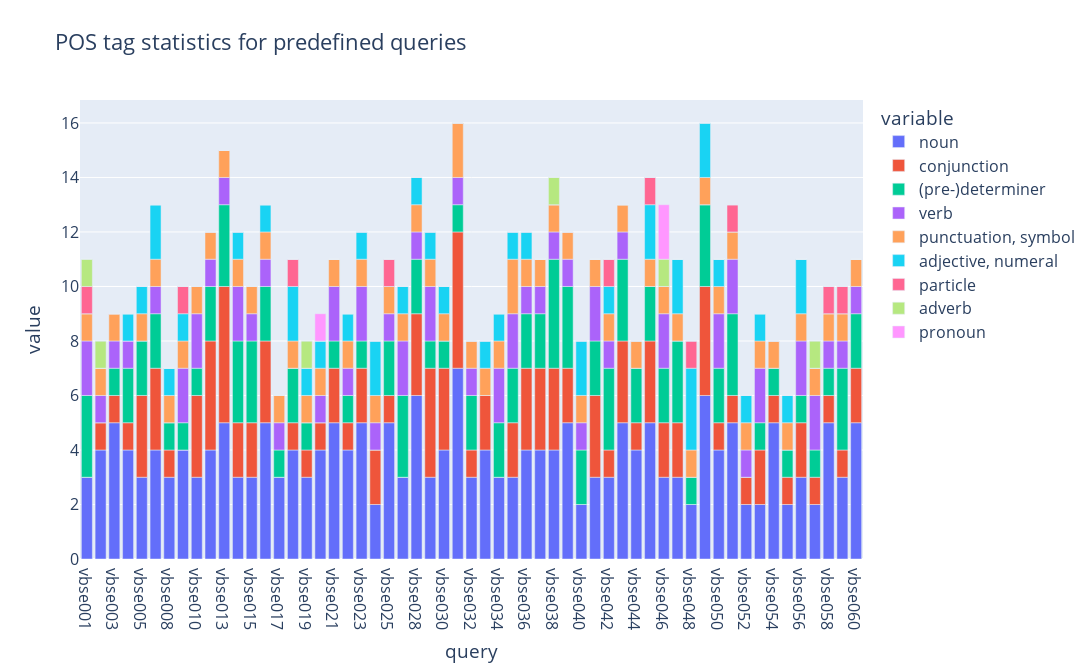

Notebook code for this chart:
### Code cell
plot_pos_stats(predef_pos,s_postaglist)

### Figure 1 — Plotly figure (JSON) as saved in the notebook; plotly's stock layout.template omitted (floating-point values rounded to 4 significant figures)
{"data": [{"alignmentgroup": "True", "hovertemplate": "variable=noun<br>query=%{x}<br>value=%{y}<extra></extra>", "legendgroup": "noun", "marker": {"color": "#636efa", "pattern": {"shape": ""}}, "name": "noun", "offsetgroup": "noun", "orientation": "v", "showlegend": true, "textposition": "auto", "type": "bar", "x": ["vbse001", "vbse002", "vbse003", "vbse004", "vbse005", "vbse006", "vbse008", "vbse009", "vbse010", "vbse012", "vbse013", "vbse014", "vbse015", "vbse016", "vbse017", "vbse018", "vbse019", "vbse020", "vbse021", "vbse022", "vbse023", "vbse024", "vbse025", "vbse026", "vbse028", "vbse029", "vbse030", "vbse031", "vbse032", "vbse033", "vbse034", "vbse035", "vbse036", "vbse037", "vbse038", "vbse039", "vbse040", "vbse041", "vbse042", "vbse043", "vbse044", "vbse045", "vbse046", "vbse047", "vbse048", "vbse049", "vbse050", "vbse051", "vbse052", "vbse053", "vbse054", "vbse055", "vbse056", "vbse057", "vbse058", "vbse059", "vbse060"], "xaxis": "x", "y": [3, 4, 5, 4, 3, 4, 3, 4, 3, 4, 5, 3, 3, 5, 3, 4, 3, 4, 5, 4, 5, 2, 5, 3, 6, 3, 4, 7, 3, 4, 3, 3, 4, 4, 4, 5, 2, 3, 3, 5, 4, 5, 3, 3, 2, 6, 4, 5, 2, 2, 5, 2, 3, 2, 5, 3, 5], "yaxis": "y"}, {"alignmentgroup": "True", "hovertemplate": "variable=conjunction<br>query=%{x}<br>value=%{y}<extra></extra>", "legendgroup": "conjunction", "marker": {"color": "#EF553B", "pattern": {"shape": ""}}, "name": "conjunction", "offsetgroup": "conjunction", "orientation": "v", "showlegend": true, "textposition": "auto", "type": "bar", "x": ["vbse001", "vbse002", "vbse003", "vbse004", "vbse005", "vbse006", "vbse008", "vbse009", "vbse010", "vbse012", "vbse013", "vbse014", "vbse015", "vbse016", "vbse017", "vbse018", "vbse019", "vbse020", "vbse021", "vbse022", "vbse023", "vbse024", "vbse025", "vbse026", "vbse028", "vbse029", "vbse030", "vbse031", "vbse032", "vbse033", "vbse034", "vbse035", "vbse036", "vbse037", "vbse038", "vbse039", "vbse040", "vbse041", "vbse042", "vbse043", "vbse044", "vbse045", "vbse046", "vbse047", "vbse048", "vbse049", "vbse050", "vbse051", "vbse052", "vbse053", "vbse054", "vbse055", "vbse056", "vbse057", "vbse058", "vbse059", "vbse060"], "xaxis": "x", "y": [0, 1, 1, 1, 3, 3, 1, 0, 3, 4, 5, 2, 2, 3, 0, 1, 1, 1, 2, 1, 2, 2, 1, 0, 3, 4, 3, 5, 1, 2, 0, 2, 3, 3, 3, 2, 0, 3, 1, 3, 1, 3, 2, 2, 0, 4, 1, 1, 1, 2, 1, 1, 2, 1, 1, 1, 2], "yaxis": "y"}, {"alignmentgroup": "True", "hovertemplate": "variable=(pre-)determiner<br>query=%{x}<br>value=%{y}<extra></extra>", "legendgroup": "(pre-)determiner", "marker": {"color": "#00cc96", "pattern": {"shape": ""}}, "name": "(pre-)determiner", "offsetgroup": "(pre-)determiner", "orientation": "v", "showlegend": true, "textposition": "auto", "type": "bar", "x": ["vbse001", "vbse002", "vbse003", "vbse004", "vbse005", "vbse006", "vbse008", "vbse009", "vbse010", "vbse012", "vbse013", "vbse014", "vbse015", "vbse016", "vbse017", "vbse018", "vbse019", "vbse020", "vbse021", "vbse022", "vbse023", "vbse024", "vbse025", "vbse026", "vbse028", "vbse029", "vbse030", "vbse031", "vbse032", "vbse033", "vbse034", "vbse035", "vbse036", "vbse037", "vbse038", "vbse039", "vbse040", "vbse041", "vbse042", "vbse043", "vbse044", "vbse045", "vbse046", "vbse047", "vbse048", "vbse049", "vbse050", "vbse051", "vbse052", "vbse053", "vbse054", "vbse055", "vbse056", "vbse057", "vbse058", "vbse059", "vbse060"], "xaxis": "x", "y": [3, 0, 1, 2, 2, 2, 1, 1, 1, 2, 3, 3, 3, 2, 1, 2, 1, 0, 1, 1, 1, 0, 2, 3, 2, 1, 1, 1, 2, 0, 2, 2, 2, 2, 4, 3, 2, 2, 3, 3, 2, 2, 2, 3, 1, 3, 2, 3, 0, 1, 1, 1, 1, 1, 1, 3, 2], "yaxis": "y"}, {"alignmentgroup": "True", "hovertemplate": "variable=verb<br>query=%{x}<br>value=%{y}<extra></extra>", "legendgroup": "verb", "marker": {"color": "#ab63fa", "pattern": {"shape": ""}}, "name": "verb", "offsetgroup": "verb", "orientation": "v", "showlegend": true, "textposition": "auto", "type": "bar", "x": ["vbse001", "vbse002", "vbse003", "vbse004", "vbse005", "vbse006", "vbse008", "vbse009", "vbse010", "vbse012", "vbse013", "vbse014", "vbse015", "vbse016", "vbse017", "vbse018", "vbse019", "vbse020", "vbse021", "vbse022", "vbse023", "vbse024", "vbse025", "vbse026", "vbse028", "vbse029", "vbse030", "vbse031", "vbse032", "vbse033", "vbse034", "vbse035", "vbse036", "vbse037", "vbse038", "vbse039", "vbse040", "vbse041", "vbse042", "vbse043", "vbse044", "vbse045", "vbse046", "vbse047", "vbse048", "vbse049", "vbse050", "vbse051", "vbse052", "vbse053", "vbse054", "vbse055", "vbse056", "vbse057", "vbse058", "vbse059", "vbse060"], "xaxis": "x", "y": [2, 1, 1, 1, 0, 1, 0, 2, 2, 1, 1, 2, 1, 1, 1, 0, 0, 1, 2, 1, 2, 1, 1, 2, 1, 2, 0, 1, 1, 0, 2, 2, 1, 1, 1, 1, 1, 2, 1, 1, 0, 0, 2, 0, 0, 0, 2, 2, 1, 2, 0, 0, 2, 2, 1, 1, 1], "yaxis": "y"}, {"alignmentgroup": "True", "hovertemplate": "variable=punctuation, symbol<br>query=%{x}<br>value=%{y}<extra></extra>", "legendgroup": "punctuation, symbol", "marker": {"color": "#FFA15A", "pattern": {"shape": ""}}, "name": "punctuation, symbol", "offsetgroup": "punctuation, symbol", "orientation": "v", "showlegend": true, "textposition": "auto", "type": "bar", "x": ["vbse001", "vbse002", "vbse003", "vbse004", "vbse005", "vbse006", "vbse008", "vbse009", "vbse010", "vbse012", "vbse013", "vbse014", "vbse015", "vbse016", "vbse017", "vbse018", "vbse019", "vbse020", "vbse021", "vbse022", "vbse023", "vbse024", "vbse025", "vbse026", "vbse028", "vbse029", "vbse030", "vbse031", "vbse032", "vbse033", "vbse034", "vbse035", "vbse036", "vbse037", "vbse038", "vbse039", "vbse040", "vbse041", "vbse042", "vbse043", "vbse044", "vbse045", "vbse046", "vbse047", "vbse048", "vbse049", "vbse050", "vbse051", "vbse052", "vbse053", "vbse054", "vbse055", "vbse056", "vbse057", "vbse058", "vbse059", "vbse060"], "xaxis": "x", "y": [1, 1, 1, 0, 1, 1, 1, 1, 1, 1, 1, 1, 1, 1, 1, 1, 1, 1, 1, 1, 1, 1, 1, 1, 1, 1, 1, 2, 1, 1, 1, 2, 1, 1, 1, 1, 1, 1, 1, 1, 1, 1, 1, 1, 1, 1, 1, 1, 1, 1, 1, 1, 1, 1, 1, 1, 1], "yaxis": "y"}, {"alignmentgroup": "True", "hovertemplate": "variable=adjective, numeral<br>query=%{x}<br>value=%{y}<extra></extra>", "legendgroup": "adjective, numeral", "marker": {"color": "#19d3f3", "pattern": {"shape": ""}}, "name": "adjective, numeral", "offsetgroup": "adjective, numeral", "orientation": "v", "showlegend": true, "textposition": "auto", "type": "bar", "x": ["vbse001", "vbse002", "vbse003", "vbse004", "vbse005", "vbse006", "vbse008", "vbse009", "vbse010", "vbse012", "vbse013", "vbse014", "vbse015", "vbse016", "vbse017", "vbse018", "vbse019", "vbse020", "vbse021", "vbse022", "vbse023", "vbse024", "vbse025", "vbse026", "vbse028", "vbse029", "vbse030", "vbse031", "vbse032", "vbse033", "vbse034", "vbse035", "vbse036", "vbse037", "vbse038", "vbse039", "vbse040", "vbse041", "vbse042", "vbse043", "vbse044", "vbse045", "vbse046", "vbse047", "vbse048", "vbse049", "vbse050", "vbse051", "vbse052", "vbse053", "vbse054", "vbse055", "vbse056", "vbse057", "vbse058", "vbse059", "vbse060"], "xaxis": "x", "y": [0, 0, 0, 1, 1, 2, 1, 1, 0, 0, 0, 1, 0, 1, 0, 2, 1, 1, 0, 1, 1, 2, 0, 1, 1, 1, 1, 0, 0, 1, 1, 1, 1, 0, 0, 0, 2, 0, 1, 0, 0, 2, 0, 2, 3, 2, 1, 0, 1, 1, 0, 1, 2, 0, 0, 0, 0], "yaxis": "y"}, {"alignmentgroup": "True", "hovertemplate": "variable=particle<br>query=%{x}<br>value=%{y}<extra></extra>", "legendgroup": "particle", "marker": {"color": "#FF6692", "pattern": {"shape": ""}}, "name": "particle", "offsetgroup": "particle", "orientation": "v", "showlegend": true, "textposition": "auto", "type": "bar", "x": ["vbse001", "vbse002", "vbse003", "vbse004", "vbse005", "vbse006", "vbse008", "vbse009", "vbse010", "vbse012", "vbse013", "vbse014", "vbse015", "vbse016", "vbse017", "vbse018", "vbse019", "vbse020", "vbse021", "vbse022", "vbse023", "vbse024", "vbse025", "vbse026", "vbse028", "vbse029", "vbse030", "vbse031", "vbse032", "vbse033", "vbse034", "vbse035", "vbse036", "vbse037", "vbse038", "vbse039", "vbse040", "vbse041", "vbse042", "vbse043", "vbse044", "vbse045", "vbse046", "vbse047", "vbse048", "vbse049", "vbse050", "vbse051", "vbse052", "vbse053", "vbse054", "vbse055", "vbse056", "vbse057", "vbse058", "vbse059", "vbse060"], "xaxis": "x", "y": [1, 0, 0, 0, 0, 0, 0, 1, 0, 0, 0, 0, 0, 0, 0, 1, 0, 0, 0, 0, 0, 0, 1, 0, 0, 0, 0, 0, 0, 0, 0, 0, 0, 0, 0, 0, 0, 0, 1, 0, 0, 1, 0, 0, 1, 0, 0, 1, 0, 0, 0, 0, 0, 0, 1, 1, 0], "yaxis": "y"}, {"alignmentgroup": "True", "hovertemplate": "variable=adverb<br>query=%{x}<br>value=%{y}<extra></extra>", "legendgroup": "adverb", "marker": {"color": "#B6E880", "pattern": {"shape": ""}}, "name": "adverb", "offsetgroup": "adverb", "orientation": "v", "showlegend": true, "textposition": "auto", "type": "bar", "x": ["vbse001", "vbse002", "vbse003", "vbse004", "vbse005", "vbse006", "vbse008", "vbse009", "vbse010", "vbse012", "vbse013", "vbse014", "vbse015", "vbse016", "vbse017", "vbse018", "vbse019", "vbse020", "vbse021", "vbse022", "vbse023", "vbse024", "vbse025", "vbse026", "vbse028", "vbse029", "vbse030", "vbse031", "vbse032", "vbse033", "vbse034", "vbse035", "vbse036", "vbse037", "vbse038", "vbse039", "vbse040", "vbse041", "vbse042", "vbse043", "vbse044", "vbse045", "vbse046", "vbse047", "vbse048", "vbse049", "vbse050", "vbse051", "vbse052", "vbse053", "vbse054", "vbse055", "vbse056", "vbse057", "vbse058", "vbse059", "vbse060"], "xaxis": "x", "y": [1, 1, 0, 0, 0, 0, 0, 0, 0, 0, 0, 0, 0, 0, 0, 0, 1, 0, 0, 0, 0, 0, 0, 0, 0, 0, 0, 0, 0, 0, 0, 0, 0, 0, 1, 0, 0, 0, 0, 0, 0, 0, 1, 0, 0, 0, 0, 0, 0, 0, 0, 0, 0, 1, 0, 0, 0], "yaxis": "y"}, {"alignmentgroup": "True", "hovertemplate": "variable=pronoun<br>query=%{x}<br>value=%{y}<extra></extra>", "legendgroup": "pronoun", "marker": {"color": "#FF97FF", "pattern": {"shape": ""}}, "name": "pronoun", "offsetgroup": "pronoun", "orientation": "v", "showlegend": true, "textposition": "auto", "type": "bar", "x": ["vbse001", "vbse002", "vbse003", "vbse004", "vbse005", "vbse006", "vbse008", "vbse009", "vbse010", "vbse012", "vbse013", "vbse014", "vbse015", "vbse016", "vbse017", "vbse018", "vbse019", "vbse020", "vbse021", "vbse022", "vbse023", "vbse024", "vbse025", "vbse026", "vbse028", "vbse029", "vbse030", "vbse031", "vbse032", "vbse033", "vbse034", "vbse035", "vbse036", "vbse037", "vbse038", "vbse039", "vbse040", "vbse041", "vbse042", "vbse043", "vbse044", "vbse045", "vbse046", "vbse047", "vbse048", "vbse049", "vbse050", "vbse051", "vbse052", "vbse053", "vbse054", "vbse055", "vbse056", "vbse057", "vbse058", "vbse059", "vbse060"], "xaxis": "x", "y": [0, 0, 0, 0, 0, 0, 0, 0, 0, 0, 0, 0, 0, 0, 0, 0, 0, 1, 0, 0, 0, 0, 0, 0, 0, 0, 0, 0, 0, 0, 0, 0, 0, 0, 0, 0, 0, 0, 0, 0, 0, 0, 2, 0, 0, 0, 0, 0, 0, 0, 0, 0, 0, 0, 0, 0, 0], "yaxis": "y"}], "layout": {"barmode": "relative", "font": {"size": 16}, "height": 670, "legend": {"title": {"text": "variable"}, "tracegroupgap": 0}, "title": {"text": "POS tag statistics for predefined queries"}, "width": 1600, "xaxis": {"anchor": "y", "autorange": true, "domain": [0, 1], "range": [-0.5, 56.5], "title": {"text": "query"}, "type": "category"}, "yaxis": {"anchor": "x", "autorange": true, "domain": [0, 1], "range": [0, 16.84], "title": {"text": "value"}, "type": "linear"}}}
